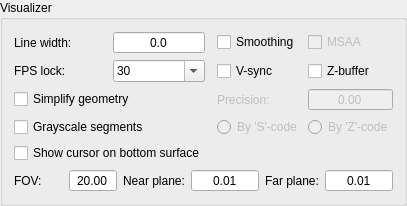
         <widget class="QGroupBox" name="grpVisualizer">
          <property name="title">
           <string>Visualizer</string>
          </property>
          <layout class="QVBoxLayout" name="verticalLayout_2">
           <item>
            <layout class="QGridLayout" name="gridLayout_5">
             <property name="horizontalSpacing">
              <number>6</number>
             </property>
             <item row="0" column="0">
              <layout class="QHBoxLayout" name="horizontalLayout_4">
               <item>
                <widget class="QLabel" name="label_5">
                 <property name="text">
                  <string>Line width:</string>
                 </property>
                </widget>
               </item>
               <item>
                <widget class="QDoubleSpinBox" name="txtLineWidth">
                 <property name="alignment">
                  <set>Qt::AlignmentFlag::AlignCenter</set>
                 </property>
                 <property name="buttonSymbols">
                  <enum>QAbstractSpinBox::ButtonSymbols::NoButtons</enum>
                 </property>
                 <property name="decimals">
                  <number>1</number>
                 </property>
                 <property name="maximum">
                  <double>9.000000000000000</double>
                 </property>
                </widget>
               </item>
              </layout>
             </item>
             <item row="3" column="4">
              <widget class="QRadioButton" name="radGrayscaleSegmentsByZ">
               <property name="enabled">
                <bool>false</bool>
               </property>
               <property name="text">
                <string>By 'Z'-code</string>
               </property>
               <property name="autoExclusive">
                <bool>false</bool>
               </property>
               <attribute name="buttonGroup">
                <string notr="true">grpGrayscaleSegments</string>
               </attribute>
              </widget>
             </item>
             <item row="2" column="4">
              <widget class="QDoubleSpinBox" name="txtSimplifyPrecision">
               <property name="enabled">
                <bool>false</bool>
               </property>
               <property name="alignment">
                <set>Qt::AlignmentFlag::AlignCenter</set>
               </property>
               <property name="buttonSymbols">
                <enum>QAbstractSpinBox::ButtonSymbols::NoButtons</enum>
               </property>
               <property name="decimals">
                <number>2</number>
               </property>
               <property name="maximum">
                <double>99.000000000000000</double>
               </property>
              </widget>
             </item>
             <item row="2" column="3">
              <widget class="QLabel" name="lblSimpilyPrecision">
               <property name="enabled">
                <bool>false</bool>
               </property>
               <property name="text">
                <string>Precision:</string>
               </property>
              </widget>
             </item>
             <item row="1" column="4">
              <widget class="QCheckBox" name="chkZBuffer">
               <property name="text">
                <string>Z-buffer</string>
               </property>
              </widget>
             </item>
             <item row="3" column="0">
              <widget class="QCheckBox" name="chkGrayscaleSegments">
               <property name="text">
                <string>Grayscale segments</string>
               </property>
              </widget>
             </item>
             <item row="2" column="0">
              <widget class="QCheckBox" name="chkSimplifyGeometry">
               <property name="text">
                <string>Simplify geometry</string>
               </property>
              </widget>
             </item>
             <item row="3" column="3">
              <widget class="QRadioButton" name="radGrayscaleSegmentsByS">
               <property name="enabled">
                <bool>false</bool>
               </property>
               <property name="text">
                <string>By 'S'-code</string>
               </property>
               <property name="autoExclusive">
                <bool>false</bool>
               </property>
               <attribute name="buttonGroup">
                <string notr="true">grpGrayscaleSegments</string>
               </attribute>
              </widget>
             </item>
             <item row="0" column="2">
              <spacer name="horizontalSpacer_5">
               <property name="orientation">
                <enum>Qt::Orientation::Horizontal</enum>
               </property>
               <property name="sizeType">
                <enum>QSizePolicy::Policy::Fixed</enum>
               </property>
               <property name="sizeHint" stdset="0">
                <size>
                 <width>6</width>
                 <height>20</height>
                </size>
               </property>
              </spacer>
             </item>
             <item row="0" column="4">
              <widget class="QCheckBox" name="chkMSAA">
               <property name="enabled">
                <bool>false</bool>
               </property>
               <property name="text">
                <string>MSAA</string>
               </property>
              </widget>
             </item>
             <item row="1" column="3">
              <widget class="QCheckBox" name="chkVSync">
               <property name="text">
                <string>V-sync</string>
               </property>
              </widget>
             </item>
             <item row="1" column="0">
              <layout class="QHBoxLayout" name="horizontalLayout_7">
               <item>
                <widget class="QLabel" name="labFpsLock">
                 <property name="text">
                  <string>FPS lock:</string>
                 </property>
                </widget>
               </item>
               <item>
                <widget class="QComboBox" name="cboFpsLock">
                 <property name="inputMethodHints">
                  <set>Qt::InputMethodHint::ImhDigitsOnly|Qt::InputMethodHint::ImhFormattedNumbersOnly</set>
                 </property>
                 <property name="editable">
                  <bool>true</bool>
                 </property>
                 <item>
                  <property name="text">
                   <string>30</string>
                  </property>
                 </item>
                 <item>
                  <property name="text">
                   <string>60</string>
                  </property>
                 </item>
                 <item>
                  <property name="text">
                   <string>120</string>
                  </property>
                 </item>
                </widget>
               </item>
              </layout>
             </item>
             <item row="4" column="0">
              <widget class="QCheckBox" name="chkShow3dCursor">
               <property name="text">
                <string>Show cursor on bottom surface</string>
               </property>
              </widget>
             </item>
             <item row="0" column="3">
              <widget class="QCheckBox" name="chkAntialiasing">
               <property name="text">
                <string>Smoothing</string>
               </property>
              </widget>
             </item>
            </layout>
           </item>
           <item>
            <layout class="QHBoxLayout" name="horizontalLayout_1">
             <item>
              <widget class="QLabel" name="lblVisualizerFov">
               <property name="text">
                <string>FOV:</string>
               </property>
              </widget>
             </item>
             <item>
              <widget class="QDoubleSpinBox" name="txtFieldOfView">
               <property name="alignment">
                <set>Qt::AlignmentFlag::AlignCenter</set>
               </property>
               <property name="buttonSymbols">
                <enum>QAbstractSpinBox::ButtonSymbols::NoButtons</enum>
               </property>
               <property name="decimals">
                <number>2</number>
               </property>
               <property name="minimum">
                <double>20.000000000000000</double>
               </property>
               <property name="maximum">
                <double>179.000000000000000</double>
               </property>
              </widget>
             </item>
             <item>
              <widget class="QLabel" name="lblVisualizerNearPlane">
               <property name="text">
                <string>Near plane:</string>
               </property>
              </widget>
             </item>
             <item>
              <widget class="QDoubleSpinBox" name="txtNearPlane">
               <property name="alignment">
                <set>Qt::AlignmentFlag::AlignCenter</set>
               </property>
               <property name="buttonSymbols">
                <enum>QAbstractSpinBox::ButtonSymbols::NoButtons</enum>
               </property>
               <property name="decimals">
                <number>2</number>
               </property>
               <property name="minimum">
                <double>0.010000000000000</double>
               </property>
               <property name="maximum">
                <double>100000.000000000000000</double>
               </property>
              </widget>
             </item>
             <item>
              <widget class="QLabel" name="lblVisualizerFarPlane">
               <property name="text">
                <string>Far plane:</string>
               </property>
              </widget>
             </item>
             <item>
              <widget class="QDoubleSpinBox" name="txtFarPlane">
               <property name="alignment">
                <set>Qt::AlignmentFlag::AlignCenter</set>
               </property>
               <property name="buttonSymbols">
                <enum>QAbstractSpinBox::ButtonSymbols::NoButtons</enum>
               </property>
               <property name="decimals">
                <number>2</number>
               </property>
               <property name="minimum">
                <double>0.010000000000000</double>
               </property>
               <property name="maximum">
                <double>100000.000000000000000</double>
               </property>
              </widget>
             </item>
            </layout>
           </item>
          </layout>
         </widget>
